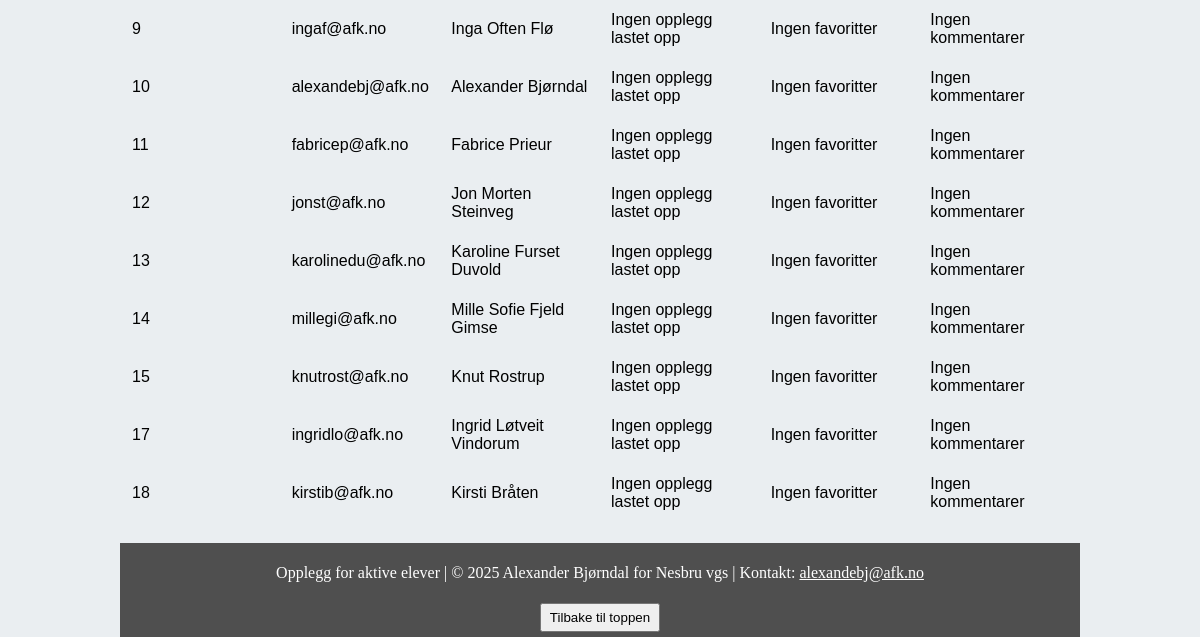
Page /brukere (signed in, lower part) on the earlier database version.
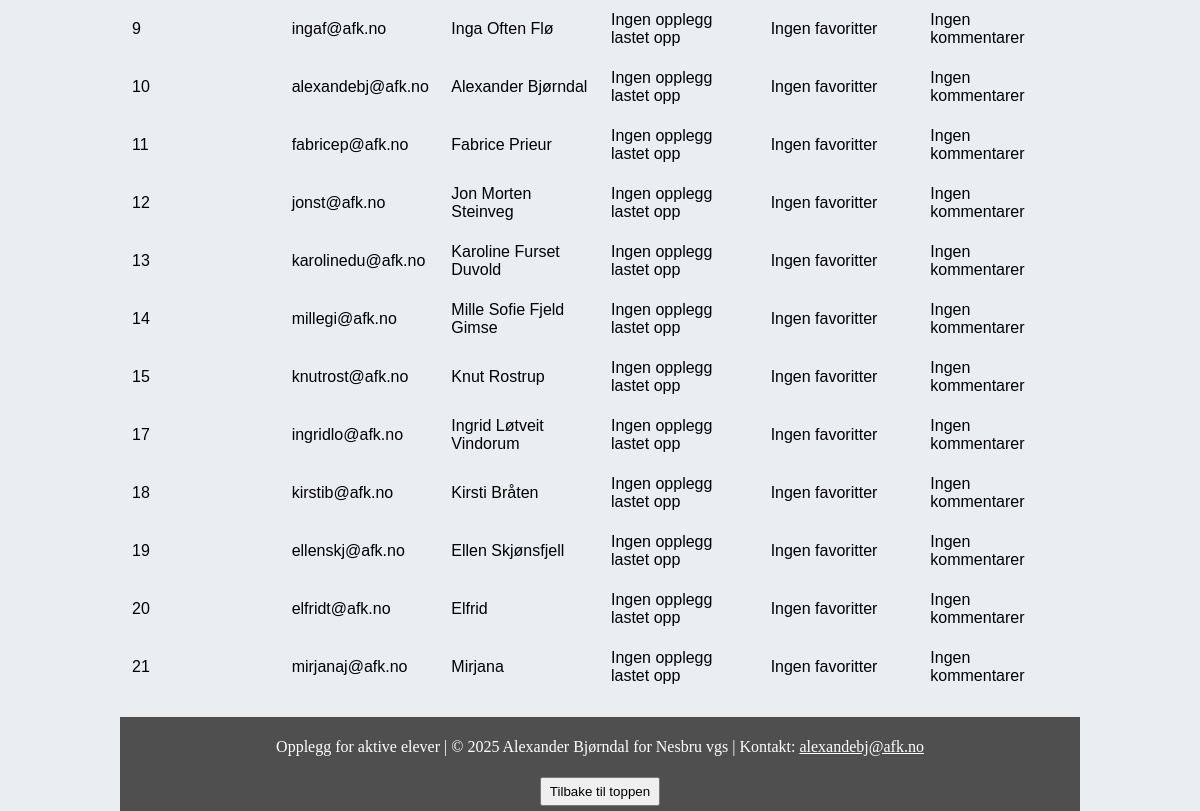
Same page on the later database version.
### website/models.py (models this page shows)
class User(db.Model, UserMixin):
    __tablename__ = 'user'
    id = db.Column(db.Integer, primary_key=True)
    email = db.Column(db.String(150), unique=True)
    password = db.Column(db.String(150))
    first_name = db.Column(db.String(150))
    role = db.Column(db.String(50), default='user')
    is_email_confirmed = db.Column(db.Boolean, default=False)
    opplegg = db.relationship('Opplegg')
    favorites = db.relationship('Opplegg', secondary=opplegg_user_favorites, backref='user_favorite')
    comments = db.relationship('Comment', back_populates='user')

### website/views.py (the view)
@views.route('/brukere', methods=['GET'])
@login_required
def admin_users():
    if current_user.role != 'admin':
        abort(403)  # Forbidden access if the user is not an admin
    users = User.query.all()
    user_data = []
    for user in users:
        user_opplegg = user.opplegg  # All opplegg linked to the user
        user_favorites = user.favorites  # All favorites linked to the user
        user_data.append({
            'user': user,
            'opplegg': user_opplegg,
            'favorites': user_favorites
        })
    return render_template('brukere.html', user=current_user, user_data=user_data)

### website/__init__.py (called while the page is built)
def create_app():
    app = Flask(__name__)
    app.config['SECRET_KEY'] = '8a7df6oliqwjh5l'
    app.config['SQLALCHEMY_DATABASE_URI'] = f'sqlite:///{DB_NAME}'
    db.init_app(app)
    migrate = Migrate(app, db)
    from .views import views
    from .auth import auth
    app.register_blueprint(views, url_prefix='/')
    app.register_blueprint(auth, url_prefix='/')
    from .models import User, Opplegg, Trait
    create_database(app)
    login_manager = LoginManager()
    login_manager.login_view = 'auth.login'
    login_manager.init_app(app)
    login_manager.login_message = "Funksjonen du prøvde å bruke krever innlogging."
    @login_manager.user_loader
    def load_user(id):
        return User.query.get(int(id))
    @app.errorhandler(403)
    def forbidden(error):
        return jsonify({'error': 'Ingen tilgang'}), 403
    return app

### website/templates/brukere.html (shortened to what this page needs)
{% extends "base.html" %}
{% block content %}
<div class="container">
    <table class="table table-striped table-bordered">
        <tbody>
            {% for data in user_data %}
                <tr>
                    <td>{{ data.user.id }}</td>
                    <td>{{ data.user.email }}</td>
                    <td>{{ data.user.first_name }}</td>
                    <td>
                        {% if data.opplegg %}
                            <ul class="list-unstyled">
                                {% for opp in data.opplegg %}
                                    <li>
                                        <a href="{{ url_for('views.se_opplegg', opplegg_id=opp.id) }}">
                                            {{ opp.name }}
                                        </a>
                                    </li>
                                {% endfor %}
                            </ul>
                        {% else %}
                            Ingen opplegg lastet opp
                        {% endif %}
                    </td>
                    <td>
                        {% if data.favorites %}
                            <ul class="list-unstyled">
                                {% for favorite in data.favorites %}
                                    <li>
                                        <a href="{{ url_for('views.se_opplegg', opplegg_id=favorite.id) }}">
                                            {{ favorite.name }}
                                        </a>
                                    </li>
                                {% endfor %}
                            </ul>
                        {% else %}
                            Ingen favoritter
                        {% endif %}
                    </td>
                    <td>
                    {% if data.user.comments %}
                        <ul class="list-unstyled">
                            {% for comment in data.user.comments %}
                                <li>
                                    {{ comment.content|truncate(50) }}
                                    <a href="{{ url_for('views.se_opplegg', opplegg_id=comment.opplegg.id) }}"> (View Opplegg) </a>
                                </li>
                            {% endfor %}
                        </ul>
                    {% else %}
                        Ingen kommentarer
                    {% endif %}
                </td>
                </tr>
            {% endfor %}
        </tbody>
    </table>
</div>
{% endblock %}

### website/templates/base.html (shortened to what this page needs)
<!DOCTYPE html>
<html>
  <head class="mainclass">
    <link href="https://cdnjs.cloudflare.com/ajax/libs/font-awesome/5.15.4/css/all.min.css" rel="stylesheet">
    <link rel="stylesheet" href="{{ url_for('static', filename='home.css') }}" />
  </head>
  <body class="mainclass">
    <div class="container">{% block content %}{% endblock %}</div>
    <footer>
      <div class="footer-content">
        <p>
          Opplegg for aktive elever | &copy;
          <span id="current-year"></span> Alexander Bjørndal for Nesbru vgs |
          Kontakt: <span id="email1"></span>
        </p>
      </div>
      <button id="back-to-top" onclick="window.scrollTo(0, 0)">
        Tilbake til toppen
      </button>
    </footer>
  </body>
</html>

### website/static/home.css (style rules this page uses)
html, body { height: 100%; margin: 0; display: flex; flex-direction: column; background: #eaeef1; }
.container { font-family: "Font Awesome 5 Free", Tahoma, Geneva, Verdana, sans-serif; flex: 1; display: grid; }
.mainclass { margin-left: 10%; margin-right: 10%; }
footer { background-color: #4f4f4f; color: #fff; text-align: center; padding: 5px 0; margin-top: 20px; }
#back-to-top { margin-top: 5px; padding: 5px 8px; cursor: pointer; }
table { width: 100%; table-layout: fixed; }
tr { border-bottom: 1px solid #ddd; }

Differences in the rows shown:
added User: user.id "19", user.email "ellenskj@afk.no", user.first_name "Ellen Skjønsfjell"
added User: user.id "20", user.email "elfridt@afk.no", user.first_name "Elfrid"
added User: user.id "21", user.email "mirjanaj@afk.no", user.first_name "Mirjana"
Other differences:
new list line: "Ingen opplegg lastet opp Ingen favoritter Ingen kommentarer"
